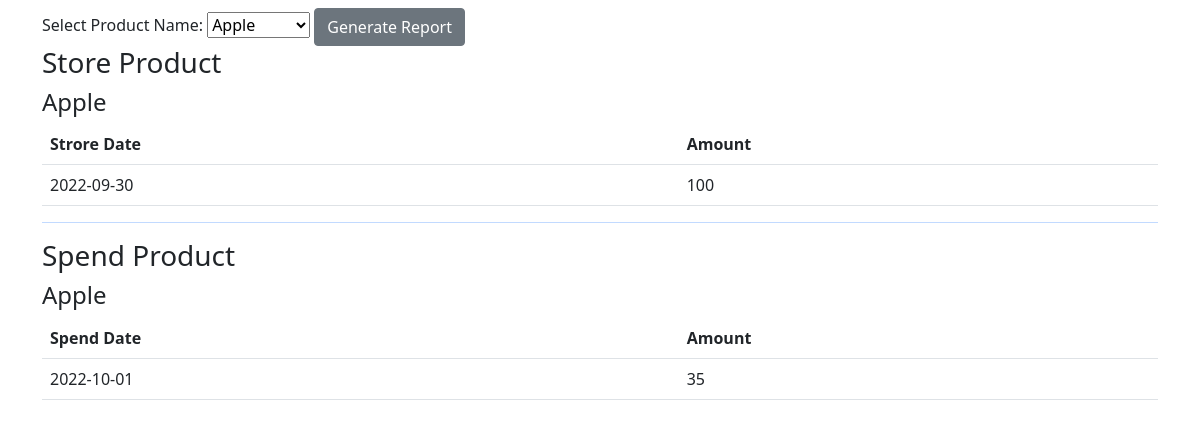
The app's page /report.php?product_name=1 (signed in) with its own data.
### tables this page shows
CREATE TABLE `store_product` (
  `store_product_id` int(11) NOT NULL,
  `store_product_name` int(10) NOT NULL,
  `store_product_quantity` int(11) NOT NULL,
  `store_product_entrydate` varchar(10) NOT NULL
);

CREATE TABLE `spend_product` (
  `spend_product_id` int(11) NOT NULL,
  `spend_product_name` int(11) NOT NULL,
  `spend_product_quantity` int(11) NOT NULL,
  `spend_product_entrydate` varchar(10) NOT NULL
);

### report.php (the view, shortened to what this page needs)
<?php
include('database.php');
$user_first_name = $_SESSION['user_first_name'] ;
$user_last_name = $_SESSION['user_last_name'] ;
?>
<!DOCTYPE html>
<html lang="en">
<head>
    <link href="https://cdn.jsdelivr.net/npm/bootstrap@5.0.2/dist/css/bootstrap.min.css" rel="stylesheet">
</head>
<body>
    <div class="container mt-2">
<?php
    if(!empty($user_first_name) && !empty($user_last_name)){
        $sql1 ="SELECT * FROM product";
        $query1 = mysqli_query($conn, $sql1);
        $product_list = array();
        while($data = mysqli_fetch_assoc($query1)){
            $product_id  = $data['product_id'];
            $product_name = $data['product_name'];
            $product_list[$product_id] = $product_name;
}
?>
    <form action="<?php echo $_SERVER['PHP_SELF']; ?>" method="GET">
    Select Product Name:
    <select name="product_name" id="">
        <?php
        $sql = "SELECT * FROM `product`";
        $query = mysqli_query($conn, $sql);
        while($data = mysqli_fetch_assoc($query)){
            $product_id = $data['product_id'];
            $product_name = $data['product_name'];
        ?>
     <option value="<?php echo $product_id; ?>"><?php echo $product_name; ?></option>
     <?php } ?>
    </select>
        <input type="submit" name="" id="" class="btn btn-secondary" value="Generate Report">
    </form>
            <h3>Store Product</h3>
    <?php
    if(isset($_GET['product_name'])){
         $product_name = $_GET['product_name'];
         $sql = "SELECT * FROM store_product WHERE store_product_name='$product_name'";
         $query =mysqli_query($conn, $sql);
         while($data = mysqli_fetch_assoc($query)){
         $store_product_name = $data['store_product_name'];
         $store_product_quantity = $data['store_product_quantity'];
         $store_product_entrydate = $data['store_product_entrydate'];
         echo "<h4>$product_list[$store_product_name]</h4>";
         echo "<table class='table'><tr><th>Strore Date</th><th>Amount</th></tr>";
         echo "<tr><td>$store_product_entrydate</td><td>$store_product_quantity</td></tr>";
         echo "</table>";
         }
    }
    ?>
    <hr class="text-primary">
    <h3>Spend Product</h3>
    <?php
    if(isset($_GET['product_name'])){
         $product_name = $_GET['product_name'];
         $sql = "SELECT * FROM spend_product WHERE spend_product_name='$product_name'";
         $query =mysqli_query($conn, $sql);
         while($data = mysqli_fetch_assoc($query)){
         $spend_product_name = $data['spend_product_name'];
         $spend_product_quantity = $data['spend_product_quantity'];
         $spend_product_entrydate = $data['spend_product_entrydate'];
         echo "<h4>$product_list[$spend_product_name]</h4>";
         echo "<table class='table'><tr><th>Spend Date</th><th>Amount</th></tr>";
         echo "<tr><td>$spend_product_entrydate</td><td>$spend_product_quantity</td></tr>";
         echo "</table>";
         }
    }
    ?>
<?php
}else{
    header('location:login.php');
}
?>
    </div>
</body>
</html>

### records on screen
store_product: store_product_name "Apple", store_product_entrydate "2022-09-30", store_product_quantity "100"
spend_product: spend_product_name "Apple", spend_product_entrydate "2022-10-01", spend_product_quantity "35"

### other values on screen
form field product_name "Apple"
